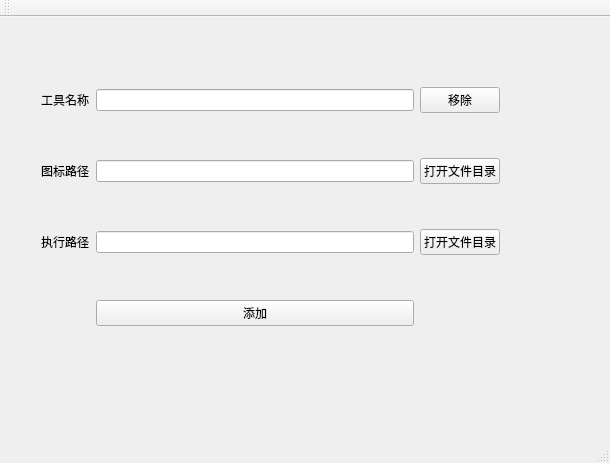
<?xml version="1.0" encoding="UTF-8"?>
<ui version="4.0">
 <class>RegeditManageTool</class>
 <widget class="QMainWindow" name="RegeditManageTool">
  <property name="geometry">
   <rect>
    <x>0</x>
    <y>0</y>
    <width>610</width>
    <height>463</height>
   </rect>
  </property>
  <property name="windowTitle">
   <string>注册表管理工具</string>
  </property>
  <property name="windowIcon">
   <iconset resource="resource.qrc">
    <normaloff>:/images/winIcon</normaloff>:/images/winIcon</iconset>
  </property>
  <widget class="QWidget" name="centralWidget">
   <widget class="QWidget" name="gridLayoutWidget">
    <property name="geometry">
     <rect>
      <x>30</x>
      <y>20</y>
      <width>481</width>
      <height>341</height>
     </rect>
    </property>
    <layout class="QGridLayout" name="gLyAddRBTool" columnstretch="0,0,0">
     <property name="sizeConstraint">
      <enum>QLayout::SetDefaultConstraint</enum>
     </property>
     <item row="1" column="0">
      <widget class="QLabel" name="lblIconPath">
       <property name="text">
        <string>图标路径</string>
       </property>
      </widget>
     </item>
     <item row="2" column="1">
      <widget class="QLineEdit" name="lEdtExecPath"/>
     </item>
     <item row="2" column="2">
      <widget class="QPushButton" name="pBtnGetExecPath">
       <property name="text">
        <string>打开文件目录</string>
       </property>
      </widget>
     </item>
     <item row="0" column="1">
      <widget class="QLineEdit" name="lEdtTooName"/>
     </item>
     <item row="0" column="0">
      <widget class="QLabel" name="lblKeyName">
       <property name="text">
        <string>工具名称</string>
       </property>
      </widget>
     </item>
     <item row="1" column="1">
      <widget class="QLineEdit" name="lEdtIconPath"/>
     </item>
     <item row="2" column="0">
      <widget class="QLabel" name="lblExecPath">
       <property name="text">
        <string>执行路径</string>
       </property>
      </widget>
     </item>
     <item row="1" column="2">
      <widget class="QPushButton" name="pBtnGetIconPath">
       <property name="text">
        <string>打开文件目录</string>
       </property>
      </widget>
     </item>
     <item row="3" column="1">
      <widget class="QPushButton" name="pBtnAddTool">
       <property name="text">
        <string>添加</string>
       </property>
      </widget>
     </item>
     <item row="0" column="2">
      <widget class="QPushButton" name="pBtnDelTool">
       <property name="text">
        <string>移除</string>
       </property>
      </widget>
     </item>
    </layout>
   </widget>
  </widget>
  <widget class="QMenuBar" name="menuBar">
   <property name="geometry">
    <rect>
     <x>0</x>
     <y>0</y>
     <width>610</width>
     <height>26</height>
    </rect>
   </property>
   <property name="autoFillBackground">
    <bool>true</bool>
   </property>
   <property name="defaultUp">
    <bool>false</bool>
   </property>
  </widget>
  <widget class="QToolBar" name="mainToolBar">
   <attribute name="toolBarArea">
    <enum>TopToolBarArea</enum>
   </attribute>
   <attribute name="toolBarBreak">
    <bool>false</bool>
   </attribute>
  </widget>
  <widget class="QStatusBar" name="statusBar"/>
 </widget>
 <layoutdefault spacing="6" margin="11"/>
 <resources>
  <include location="resource.qrc"/>
 </resources>
 <connections/>
</ui>
